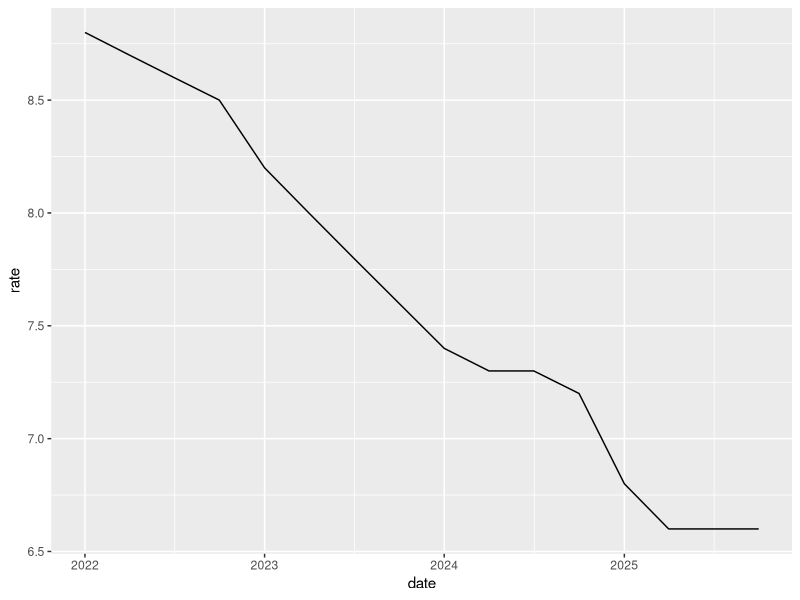
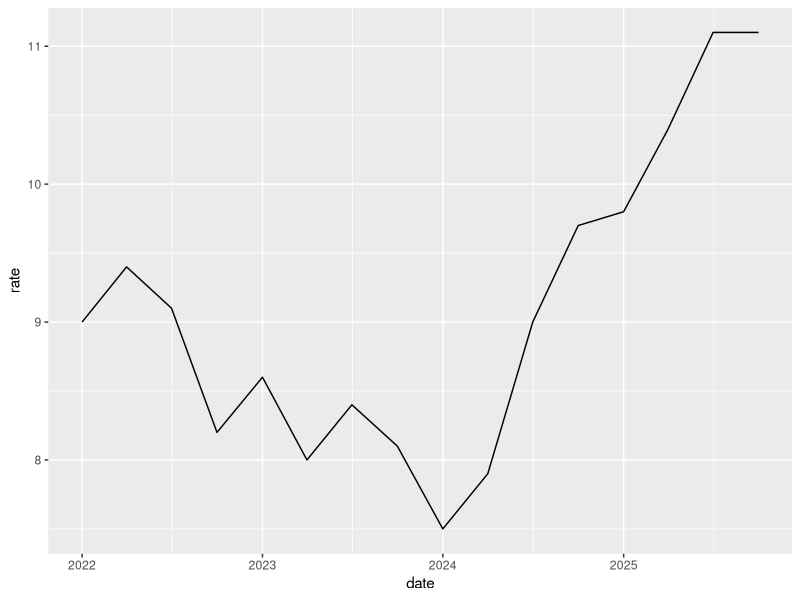
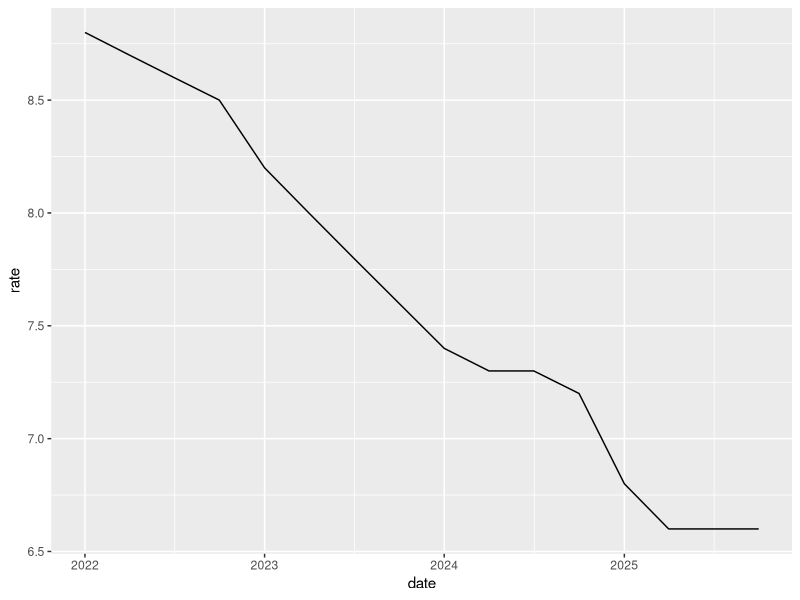
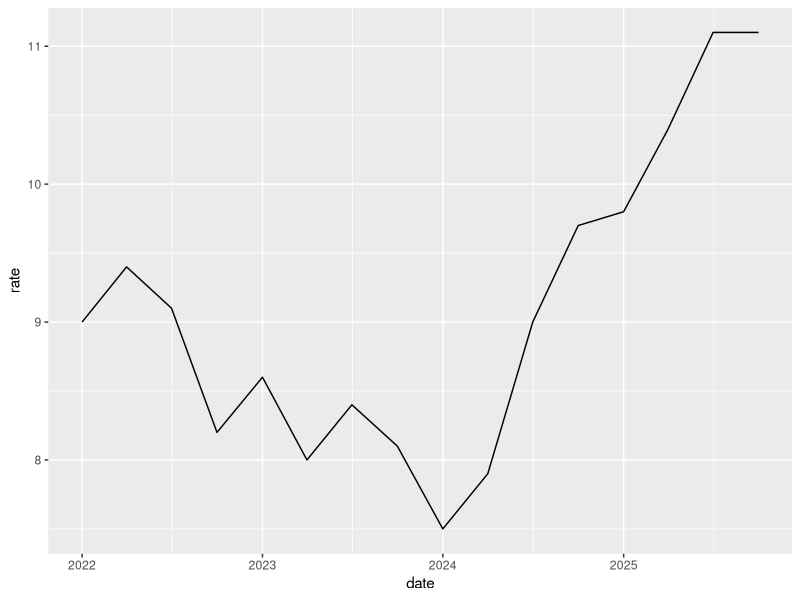

Write R code to recreate these figures, in order.
## ---- chunk 1
#| include: false
library(tidyverse)
rates <- read_csv("unemployment.csv")
kingdom <- rates |> filter(region == "Kingdom")
jazan <- rates |> filter(region == "Jazan")
change <- rates |>
  filter(region != "Kingdom") |>
  group_by(region) |>
  summarise(change = last(rate) - first(rate))
up <- change |> filter(change > 0) |> pull(region)
## ---- chunk 2
ggplot(kingdom, aes(date, rate)) + geom_line()
## ---- chunk 3
ggplot(jazan, aes(date, rate)) + geom_line()
## ---- chunk 4
ggplot(kingdom, aes(date, rate)) + geom_line()
## ---- chunk 5
ggplot(jazan, aes(date, rate)) + geom_line()
